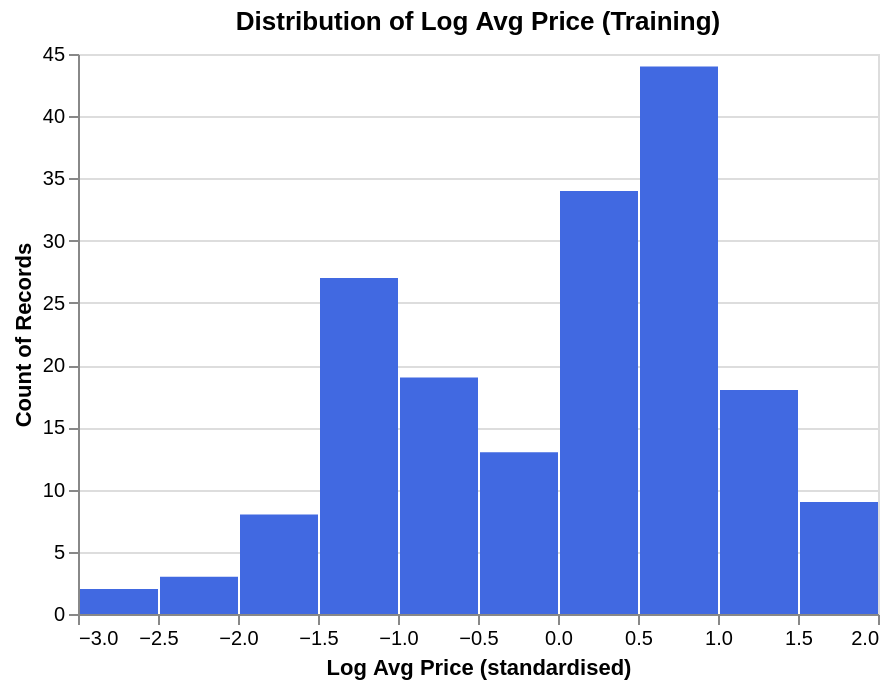

The notebook cell saved with this chart:
### Markdown cell above
### C.4 Explore Feature of Interest `log_avg_price`

### Code cell
print(X_train['log_avg_price'].describe())
alt.Chart(X_train).mark_bar(color='royalblue').encode(
    x=alt.X('log_avg_price:Q', bin=alt.Bin(maxbins=20),
            title='Log Avg Price (standardised)'),
    y='count():Q'
).properties(title='Distribution of Log Avg Price (Training)', width=400, height=280)

### Figure 1 — Vega-Lite specification as saved in the notebook (floating-point values rounded to 4 significant figures; data arrays with more than 128 entries replaced by an {"elided": "..."} marker saying what was removed)
{"config": {"view": {"continuousWidth": 300, "continuousHeight": 300}}, "data": {"name": "data-7561d13c1fd7afdab0028f2031f9ae1a"}, "mark": {"type": "bar", "color": "royalblue"}, "encoding": {"x": {"bin": {"maxbins": 20}, "field": "log_avg_price", "title": "Log Avg Price (standardised)", "type": "quantitative"}, "y": {"aggregate": "count", "type": "quantitative"}}, "height": 280, "title": "Distribution of Log Avg Price (Training)", "width": 400, "$schema": "https://vega.github.io/schema/vega-lite/v5.20.1.json", "datasets": {"data-7561d13c1fd7afdab0028f2031f9ae1a": {"elided": "177 records"}}}
